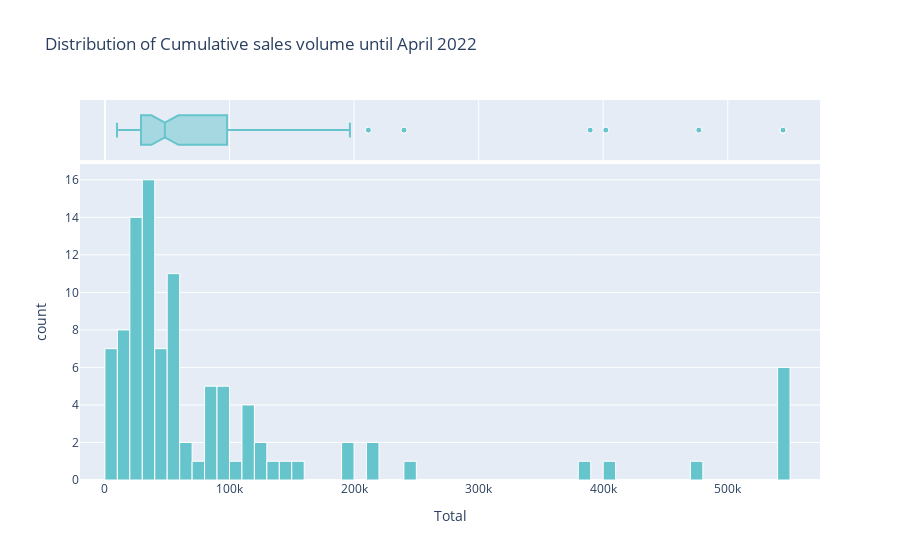

The code cell stored with this chart in its notebook:
### Code cell
lower_limit = np.quantile(Gaonchart['Total'],0.05 )
upper_limit = np.quantile(Gaonchart['Total'],0.95 )

Gaonchart['Total'].clip(lower_limit, upper_limit, inplace=True)
fig2 = px.histogram(Gaonchart, x = 'Total', marginal = 'box',
                    title = 'Distribution of Cumulative sales volume until April 2022',
                   color_discrete_sequence=px.colors.qualitative.Pastel,
                   nbins = 75)
fig2.update_traces(marker_line_width=1,marker_line_color="white")

fig2.show()

### Figure 1 — Plotly figure (JSON) as saved in the notebook; plotly's stock layout.template omitted (floating-point values rounded to 4 significant figures)
{"data": [{"alignmentgroup": "True", "bingroup": "x", "hovertemplate": "Total=%{x}<br>count=%{y}<extra></extra>", "legendgroup": "", "marker": {"color": "rgb(102, 197, 204)", "line": {"color": "white", "width": 1}, "pattern": {"shape": ""}}, "name": "", "nbinsx": 75, "offsetgroup": "", "orientation": "v", "showlegend": false, "type": "histogram", "x": [544339, 544339, 402139, 544339, 211487, 139695, 129486, 126654, 476772, 544339, 90154, 83895, 71404, 59611, 57947, 35426, 33229, 147893, 30266, 30000, 30000, 58724, 96880, 115229, 99234, 116415, 109897, 43500, 21921, 21480, 113839, 91577, 20059, 21648, 19801, 196663, 85589, 51205, 38072, 210894, 17743, 82025, 29999, 30027, 26249, 389542, 14499, 54510, 544339, 13300, 87642, 56828, 57173, 53370, 53699, 68012, 194362, 11133, 66305, 83090, 19336, 43864, 24989, 9887, 9700, 41148, 37086, 38759, 29375, 48434, 29747, 30314, 34456, 52894, 47825, 240099, 37740, 22983, 152515, 15460, 94237, 36385, 20561, 31548, 39537, 544339, 29525, 31525, 20662, 42468, 54119, 9700, 49869, 9700, 19179, 9700, 118909, 9700, 9700, 28570], "xaxis": "x", "yaxis": "y"}, {"alignmentgroup": "True", "hovertemplate": "Total=%{x}<extra></extra>", "legendgroup": "", "marker": {"color": "rgb(102, 197, 204)", "line": {"color": "white", "width": 1}}, "name": "", "notched": true, "offsetgroup": "", "showlegend": false, "type": "box", "x": [544339, 544339, 402139, 544339, 211487, 139695, 129486, 126654, 476772, 544339, 90154, 83895, 71404, 59611, 57947, 35426, 33229, 147893, 30266, 30000, 30000, 58724, 96880, 115229, 99234, 116415, 109897, 43500, 21921, 21480, 113839, 91577, 20059, 21648, 19801, 196663, 85589, 51205, 38072, 210894, 17743, 82025, 29999, 30027, 26249, 389542, 14499, 54510, 544339, 13300, 87642, 56828, 57173, 53370, 53699, 68012, 194362, 11133, 66305, 83090, 19336, 43864, 24989, 9887, 9700, 41148, 37086, 38759, 29375, 48434, 29747, 30314, 34456, 52894, 47825, 240099, 37740, 22983, 152515, 15460, 94237, 36385, 20561, 31548, 39537, 544339, 29525, 31525, 20662, 42468, 54119, 9700, 49869, 9700, 19179, 9700, 118909, 9700, 9700, 28570], "xaxis": "x2", "yaxis": "y2"}], "layout": {"barmode": "relative", "legend": {"tracegroupgap": 0}, "title": {"text": "Distribution of Cumulative sales volume until April 2022"}, "xaxis": {"anchor": "y", "domain": [0, 1], "title": {"text": "Total"}}, "xaxis2": {"anchor": "y2", "domain": [0, 1], "matches": "x", "showgrid": true, "showticklabels": false}, "yaxis": {"anchor": "x", "domain": [0, 0.8316], "title": {"text": "count"}}, "yaxis2": {"anchor": "x2", "domain": [0.8416, 1], "matches": "y2", "showgrid": false, "showline": false, "showticklabels": false, "ticks": ""}}}
